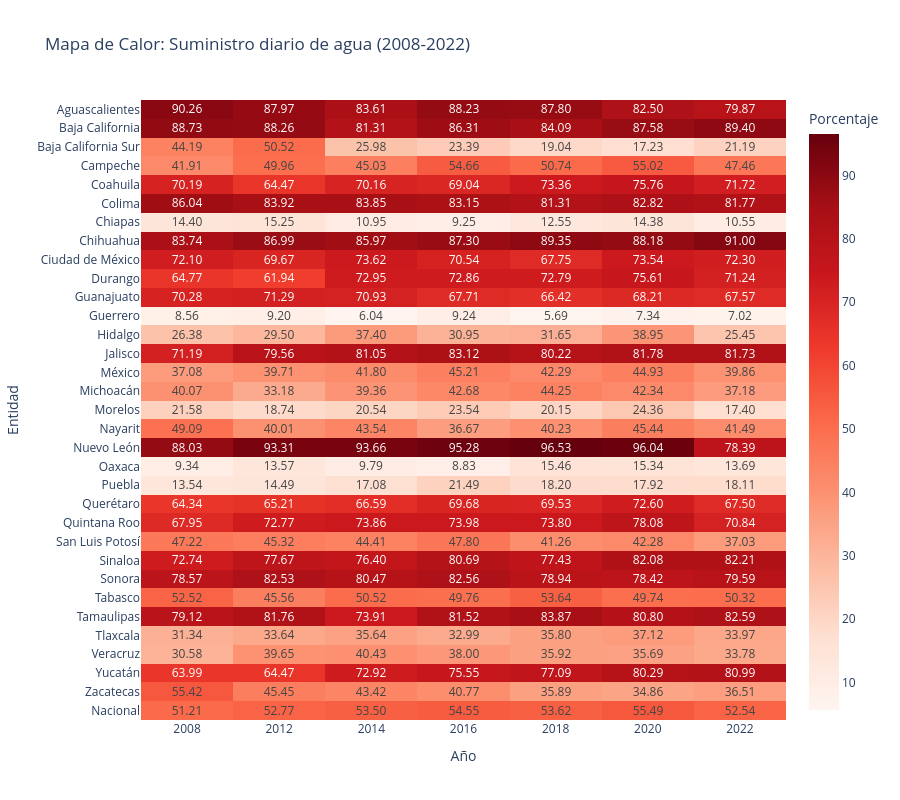

Write notebook code for a chart like this one.
### Code cell
matriz = suministro_total.set_index('Entidad')
fig = px.imshow(
    matriz,
    text_auto='.2f',
    aspect='auto',
    title='Mapa de Calor: Suministro diario de agua (2008-2022)',
    labels=dict(x='Año', y='Entidad', color='Porcentaje'),
    color_continuous_scale='Reds',
    template='plotly_white'
)
fig.write_html('mapa_calor_suministro_diario_agua.html')
fig.update_layout(height=800)
fig.show()

### Figure 1 — Plotly figure (JSON) as saved in the notebook; plotly's stock layout.template omitted (floating-point values rounded to 4 significant figures; data arrays with more than 128 entries replaced by an {"elided": "..."} marker saying what was removed)
{"data": [{"coloraxis": "coloraxis", "hovertemplate": "Año: %{x}<br>Entidad: %{y}<br>Porcentaje: %{z}<extra></extra>", "name": "0", "texttemplate": "%{z:.2f}", "type": "heatmap", "x": ["2008", "2012", "2014", "2016", "2018", "2020", "2022"], "xaxis": "x", "y": ["Aguascalientes", "Baja California", "Baja California Sur", "Campeche", "Coahuila", "Colima", "Chiapas", "Chihuahua", "Ciudad de México", "Durango", "Guanajuato", "Guerrero", "Hidalgo", "Jalisco", "México", "Michoacán", "Morelos", "Nayarit", "Nuevo León", "Oaxaca", "Puebla", "Querétaro", "Quintana Roo", "San Luis Potosí", "Sinaloa", "Sonora", "Tabasco", "Tamaulipas", "Tlaxcala", "Veracruz", "Yucatán", "Zacatecas", "Nacional"], "yaxis": "y", "z": {"elided": "33x7 float values"}}], "layout": {"coloraxis": {"colorbar": {"title": {"text": "Porcentaje"}}, "colorscale": [[0, "rgb(255,245,240)"], [0.125, "rgb(254,224,210)"], [0.25, "rgb(252,187,161)"], [0.375, "rgb(252,146,114)"], [0.5, "rgb(251,106,74)"], [0.625, "rgb(239,59,44)"], [0.75, "rgb(203,24,29)"], [0.875, "rgb(165,15,21)"], [1, "rgb(103,0,13)"]]}, "height": 800, "title": {"text": "Mapa de Calor: Suministro diario de agua (2008-2022)"}, "xaxis": {"anchor": "y", "domain": [0, 1], "title": {"text": "Año"}}, "yaxis": {"anchor": "x", "autorange": "reversed", "domain": [0, 1], "title": {"text": "Entidad"}}}}
